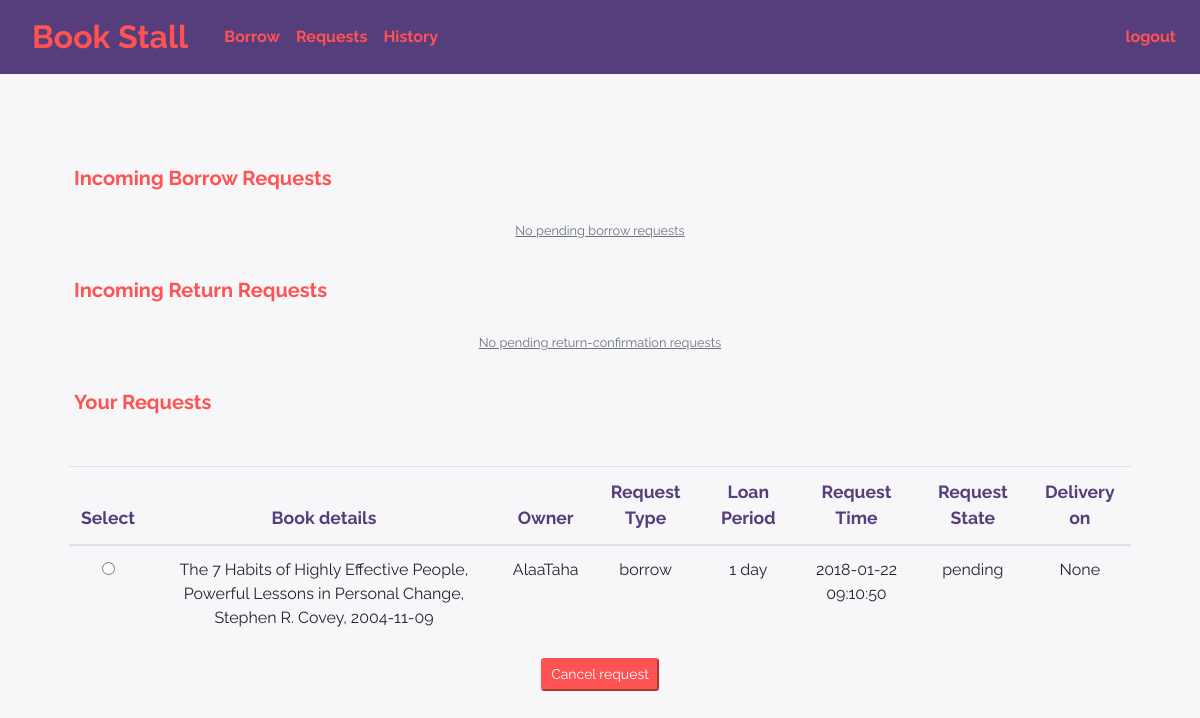
Screenshot of /requests (signed in) with the database file from the repository.
### tables this page shows
CREATE TABLE 'requests' ('id' INTEGER PRIMARY KEY AUTOINCREMENT NOT NULL, 'book_id' INTEGER NOT NULL, 'owner_id' INTEGER NOT NULL, 'user_id' INTEGER NOT NULL, 'state' TEXT NOT NULL DEFAULT pending, 'time' TEXT NOT NULL DEFAULT CURRENT_TIMESTAMP, 'approval_time' TEXT, 'request_type' TEXT, 'delivery_date' TEXT);

CREATE TABLE 'books' ('id' INTEGER PRIMARY KEY AUTOINCREMENT NOT NULL, 'title' TEXT NOT NULL, 'subtitle' TEXT NOT NULL, 'authors' TEXT NOT NULL, 'publishedDate' TEXT NOT NULL, 'lendfor' INTEGER NOT NULL,'review' TEXT, 'notes' TEXT, state TEXT NOT NULL DEFAULT available);

CREATE TABLE 'users' ('id' INTEGER PRIMARY KEY AUTOINCREMENT NOT NULL, 'username' TEXT NOT NULL, 'email' TEXT NOT NULL, 'password' TEXT NOT NULL);

### application.py (the view)
@app.route("/requests", methods=["GET", "POST"])
@login_required
def requests():
    if request.method == "POST":
        if not request.form.get("request_id"):
            flash("Must select a request to approve!")
            return redirect("/requests")
        request_id = request.form.get("request_id")
        approval_time = datetime.date.today()
        request_info = db.execute(
            "SELECT book_id, user_id, request_type FROM requests WHERE id=:id", id=request_id)
        book_id = request_info[0]["book_id"]
        requester_id = request_info[0]["user_id"]
        if request.form.get("cancel"):
            db.execute("DELETE FROM requests WHERE id=:id", id=request_id)
            if request_info[0]["request_type"] == 'borrow':
                db.execute("UPDATE books SET state=:state WHERE id=:id",
                           state='available', id=book_id)
        if request.form.get("approve"):
            if not request.form.get("dispatch_date"):
                flash("Must specify a dispatch time!")
                return redirect("/requests")
            delivery_date = datetime.timedelta(
                days=int(request.form.get("dispatch_date"))) + approval_time
            db.execute("UPDATE requests SET state=:state, approval_time=:approval_time, delivery_date=:delivery_date WHERE id=:id",
                       state="approved", approval_time=approval_time, delivery_date=delivery_date, id=request_id)
        if request.form.get("confirm"):
            db.execute("UPDATE requests SET state=:state, approval_time=:approval_time WHERE id=:id",
                       state="approved", approval_time=approval_time, id=request_id)
            db.execute("UPDATE books SET state=:state WHERE id=:id", state="available", id=book_id)
            db.execute("INSERT INTO borrowed (user_id, operation, book_id, transacted) VALUES (:user_id, :operation, :book_id, :transacted)",
                       user_id=requester_id, operation=-1, book_id=book_id, transacted=approval_time)
            send_email(requester_id, book_id, operation="returned")
        return redirect("/requests")
    else:
        in_rows = db.execute("SELECT requests.id, users.username, books.title, books.subtitle, books.authors, books.publishedDate \
        , books.state, requests.time, requests.state as 'Requeststate' FROM requests JOIN books ON books.id=requests.book_id JOIN users ON  users.id=requests.user_id  \
         WHERE owner_id=:owner_id AND requests.state='pending' AND requests.request_type='borrow'  ", owner_id=session["user_id"])
        rn_rows = db.execute("SELECT requests.id,  users.username, books.title, books.subtitle, books.authors, books.publishedDate\
        , requests.time, requests.state as 'Requeststate', requests.delivery_date FROM requests JOIN books ON books.id=requests.book_id JOIN users ON  users.id=requests.user_id  \
          WHERE owner_id=:owner_id AND requests.state='pending' AND requests.request_type='Return' ", owner_id=session["user_id"])
        out_rows = db.execute("SELECT requests.id, users.username, requests.request_type, books.title, books.subtitle, books.authors, books.publishedDate \
        , books.lendfor as 'loan period', requests.time, requests.state as 'Requeststate', requests.delivery_date FROM requests JOIN books ON books.id=requests.book_id \
        JOIN users ON  users.id=requests.owner_id WHERE user_id=:user_id AND requests.state='pending'", user_id=session["user_id"])
        return render_template("requests.html", in_rows=in_rows, out_rows=out_rows, rn_rows=rn_rows)

### application.py (called while the page is built)
@app.after_request
def after_request(response):
    response.headers["Cache-Control"] = "no-cache, no-store, must-revalidate"
    response.headers["Expires"] = 0
    response.headers["Pragma"] = "no-cache"
    return response

### helpers.py (called while the page is built)
def login_required(f):
    @wraps(f)
    def decorated_function(*args, **kwargs):
        if session.get("user_id") is None:
            return redirect("/login")
        return f(*args, **kwargs)
    return decorated_function

def days(value):
    if value > 1:
        return str(value) + " days"
    else:
        return str(value) + " day"

### templates/requests.html (shortened to what this page needs)
{% extends "layout.html" %}
{%block main%}
<div class="form-group ">
<h5 for="inrequests" class="control-label text-left" ><strong>Incoming Borrow Requests</strong></h5>
{%if in_rows%}
<form action="/requests" method="post" class="container mb-5">
  <table class="table table-responsive" id="inrequests">
    <thead>
      <th>Select</th>
      <th>Book details</th>
      <th>User</th>
      <th>Book state</th>
      <th>Request Time</th>
      <th>Request State</th>
    </thead>
      {%for row in in_rows%}
        <tr>
          <td>
            <input name="request_id"  required type="radio"  value="{{row['id']}}"/>
          </td>
          <td>{{row['title']}}, {%if row['subtitle']%}{{row['subtitle']}},{%endif%} {%if row['authors']%}{{row['authors']}},{%endif%} {{row['publishedDate']}}</td>
          {%for key in row%}
            {%if key != 'title' and key != 'subtitle' and key != 'authors' and key != 'publishedDate' and key!='id'%}
                <td>{{row.get(key)}}</td>
            {%endif%}
          {%endfor%}
        </tr>
        <tr>
          <td colspan="7"></td>
        </tr>
      {%endfor%}
      <tr class="text-center">
        <td colspan="2"><label class="mr-2"><strong>Time to dispatch the book:<strong></label>
          <select name="dispatch_date" class="form-control" required>
            <option value=""></option>
            <option value=1>Within tomorrow</option>
            <option value=2>Within 2 days</option>
            <option value=3>Within 3 days</option>
          </select>
          <div class="help-block with-errors"></div>
        </td>
        <td colspan="2"><button name="approve" type="submit"  value="approve" class=" btn btn-info">Approve</button></td>
      </tr>
</table>
</form>
{%else%}
  <small class="text-muted form-group "><u>No pending borrow requests</u></small> </div>
{%endif%}
<div class="form-group ">
<h5 for="return_inrequests" class="control-label text-left" ><strong>Incoming Return Requests</strong></h5>
{%if rn_rows%}
<form action="/requests" method="post" class="container mb-5">
  <table class="table table-responsive" id="return_inrequests">
    <thead>
      <th>Select</th>
      <th>Book details</th>
      <th>User</th>
      <th>Request Time</th>
      <th>Request State</th>
      <th>Return Date</th>
    </thead>
    {%for row in rn_rows%}
      <tr>
        <td><input name="request_id"  type="radio" required  value="{{row['id']}}"/></td>
        <td>{{row['title']}}, {%if row['subtitle']%}{{row['subtitle']}},{%endif%} {%if row['authors']%}{{row['authors']}},{%endif%} {{row['publishedDate']}}</td>
        {%for key in row%}
          {%if key != 'title' and key != 'subtitle' and key != 'authors' and key !='publishedDate' and key!='id'%}
            <td>{{row.get(key)}}</td>
          {%endif%}
        {%endfor%}
      </tr>
    {%endfor%}
</table>
  <button name="confirm" type="submit" value="confirm" class=" btn-sm btn-info">Confirm return</button>
</form>
{%else%}
  <small class="text-muted"><u>No pending return-confirmation requests</u></small></div>
{%endif%}
<div class="form-group ">
  <h5 for="outrequests" class="control-label text-left" ><strong>Your Requests</strong></h5>
{%if out_rows%}
<form action="/requests" method="post" class="container mb-5">
  <table class="table table-responsive" id="outrequests">
    <thead>
      <th>Select</th>
      <th>Book details</th>
      <th>Owner</th>
      <th>Request Type</th>
      <th>Loan Period</th>
      <th>Request Time</th>
      <th>Request State</th>
      <th>Delivery on</th>
    </thead>
      {%for row in out_rows%}
        <tr>
          <td>
            <input name="request_id"  type="radio" required value="{{row['id']}}"/>
          </td>
          <td>{{row['title']}}, {%if row['subtitle']%}{{row['subtitle']}},{%endif%} {%if row['authors']%}{{row['authors']}},{%endif%} {{row['publishedDate']}}</td>
          {%for key in row%}
            {%if key != 'title' and key != 'subtitle' and key != 'authors' and key !='publishedDate' and key!='id'%}
                {%if key == 'loan period'%}
                  <td>{{row.get(key) | days}}</td>
                {%else%}
                <td>{{row.get(key)}}</td>
                {%endif%}
            {%endif%}
          {%endfor%}
        </tr>
      {%endfor%}
</table>
  <button name="cancel" type="submit"  value="cancel" class=" btn-sm btn-info">Cancel request</button>
</div>
{%else%}
  <small class="text-muted"><u>You don't have pending borrow or return requests</u></small></div>
{%endif%}
{%endblock%}

### static/styles.css (style rules this page uses)
html, body { font-family: 'Raleway', sans-serif; background-color: #F7F7F9; }
.btn-sm.btn-info { background-color: rgb(255, 82, 82); border-color: rgb(255, 82, 82); }
h5 { padding: 20px; font-weight: solid; color: rgb(255, 82, 82); }
table > thead> tr > th { font-size: 1.1rem; font-weight: bolder; color: #563d7c; }
table { border-color: #563d7c; max-height: 30rem; overflow-y: scroll; }
form { margin-top: 2rem; margin-bottom: 1rem; }

### rows the page displays
requests: title "The 7 Habits of Highly Effective People", subtitle "Powerful Lessons in Personal Change", authors "Stephen R. Covey", publishedDate "2004-11-09", get "AlaaTaha" "borrow" "2018-01-22 09:10:50" "pending" "None", get|days "1 day"
